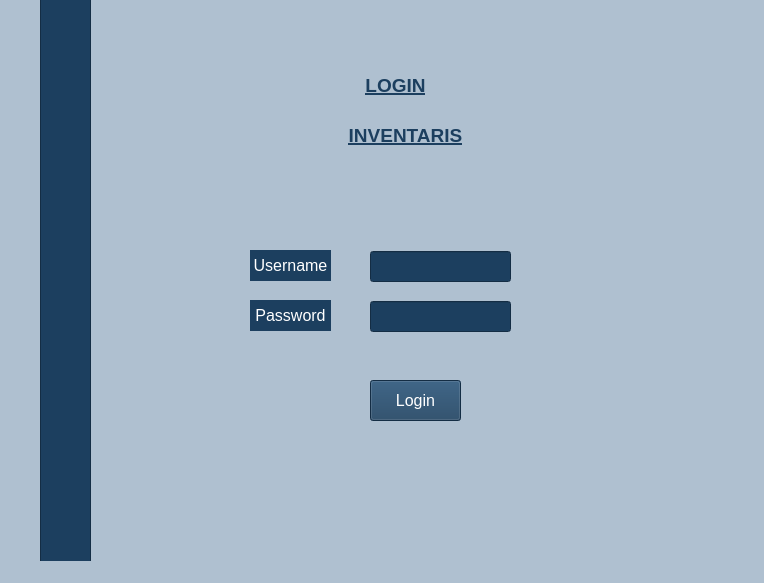
<?xml version="1.0" encoding="UTF-8"?>
<ui version="4.0">
 <class>SiInventaris</class>
 <widget class="QMainWindow" name="SiInventaris">
  <property name="geometry">
   <rect>
    <x>0</x>
    <y>0</y>
    <width>764</width>
    <height>583</height>
   </rect>
  </property>
  <property name="windowTitle">
   <string>SiInventaris</string>
  </property>
  <property name="styleSheet">
   <string notr="true">background-color: rgb(175, 192, 208);</string>
  </property>
  <widget class="QWidget" name="centralwidget">
   <widget class="QLabel" name="label">
    <property name="geometry">
     <rect>
      <x>350</x>
      <y>50</y>
      <width>91</width>
      <height>71</height>
     </rect>
    </property>
    <property name="font">
     <font>
      <pointsize>14</pointsize>
     </font>
    </property>
    <property name="styleSheet">
     <string notr="true">
background-color: rgb(175, 192, 208);</string>
    </property>
    <property name="text">
     <string>&lt;html&gt;&lt;head/&gt;&lt;body&gt;&lt;p&gt;&lt;span style=&quot; font-weight:700; text-decoration: underline; color:#1c3f5f;&quot;&gt;LOGIN&lt;/span&gt;&lt;/p&gt;&lt;/body&gt;&lt;/html&gt;</string>
    </property>
    <property name="alignment">
     <set>Qt::AlignCenter</set>
    </property>
   </widget>
   <widget class="QLabel" name="label_2">
    <property name="geometry">
     <rect>
      <x>330</x>
      <y>100</y>
      <width>151</width>
      <height>71</height>
     </rect>
    </property>
    <property name="font">
     <font>
      <pointsize>14</pointsize>
     </font>
    </property>
    <property name="styleSheet">
     <string notr="true">background-color: rgb(175, 192, 208);</string>
    </property>
    <property name="text">
     <string>&lt;html&gt;&lt;head/&gt;&lt;body&gt;&lt;p&gt;&lt;span style=&quot; font-weight:700; text-decoration: underline; color:#1c3f5f;&quot;&gt;INVENTARIS&lt;/span&gt;&lt;/p&gt;&lt;/body&gt;&lt;/html&gt;</string>
    </property>
    <property name="alignment">
     <set>Qt::AlignCenter</set>
    </property>
   </widget>
   <widget class="QLineEdit" name="usernameLineEdit">
    <property name="geometry">
     <rect>
      <x>370</x>
      <y>251</y>
      <width>141</width>
      <height>31</height>
     </rect>
    </property>
    <property name="styleSheet">
     <string notr="true">color: rgb(255, 255, 255);
background-color: rgb(28, 63, 95);
</string>
    </property>
   </widget>
   <widget class="QLineEdit" name="passwordLineEdit">
    <property name="geometry">
     <rect>
      <x>370</x>
      <y>301</y>
      <width>141</width>
      <height>31</height>
     </rect>
    </property>
    <property name="styleSheet">
     <string notr="true">color: rgb(255, 255, 255);
background-color: rgb(28, 63, 95);
</string>
    </property>
    <property name="echoMode">
     <enum>QLineEdit::Password</enum>
    </property>
   </widget>
   <widget class="QLabel" name="label_3">
    <property name="geometry">
     <rect>
      <x>250</x>
      <y>250</y>
      <width>81</width>
      <height>31</height>
     </rect>
    </property>
    <property name="font">
     <font>
      <pointsize>12</pointsize>
     </font>
    </property>
    <property name="styleSheet">
     <string notr="true">background-color: rgb(28, 63, 95);</string>
    </property>
    <property name="text">
     <string>&lt;html&gt;&lt;head/&gt;&lt;body&gt;&lt;p&gt;&lt;span style=&quot; color:#ffffff;&quot;&gt;Username&lt;/span&gt;&lt;/p&gt;&lt;/body&gt;&lt;/html&gt;</string>
    </property>
    <property name="alignment">
     <set>Qt::AlignCenter</set>
    </property>
   </widget>
   <widget class="QLabel" name="label_4">
    <property name="geometry">
     <rect>
      <x>250</x>
      <y>300</y>
      <width>81</width>
      <height>31</height>
     </rect>
    </property>
    <property name="font">
     <font>
      <pointsize>12</pointsize>
     </font>
    </property>
    <property name="styleSheet">
     <string notr="true">background-color: rgb(62, 171, 192);
background-color: rgb(28, 63, 95);</string>
    </property>
    <property name="text">
     <string>&lt;html&gt;&lt;head/&gt;&lt;body&gt;&lt;p&gt;&lt;span style=&quot; color:#ffffff;&quot;&gt;Password&lt;/span&gt;&lt;/p&gt;&lt;/body&gt;&lt;/html&gt;</string>
    </property>
    <property name="alignment">
     <set>Qt::AlignCenter</set>
    </property>
   </widget>
   <widget class="QPushButton" name="loginButton">
    <property name="geometry">
     <rect>
      <x>370</x>
      <y>380</y>
      <width>91</width>
      <height>41</height>
     </rect>
    </property>
    <property name="font">
     <font>
      <pointsize>12</pointsize>
     </font>
    </property>
    <property name="styleSheet">
     <string notr="true">border-color: rgb(28, 63, 95);
color: rgb(255, 255, 255);
background-color: rgb(28, 63, 95);
</string>
    </property>
    <property name="text">
     <string>Login</string>
    </property>
   </widget>
   <widget class="QLineEdit" name="lineEdit">
    <property name="geometry">
     <rect>
      <x>40</x>
      <y>-60</y>
      <width>51</width>
      <height>861</height>
     </rect>
    </property>
    <property name="styleSheet">
     <string notr="true">background-color: rgb(28, 63, 95);</string>
    </property>
   </widget>
   <zorder>label_2</zorder>
   <zorder>usernameLineEdit</zorder>
   <zorder>passwordLineEdit</zorder>
   <zorder>label_3</zorder>
   <zorder>label_4</zorder>
   <zorder>loginButton</zorder>
   <zorder>label</zorder>
   <zorder>lineEdit</zorder>
  </widget>
  <widget class="QMenuBar" name="menubar">
   <property name="geometry">
    <rect>
     <x>0</x>
     <y>0</y>
     <width>764</width>
     <height>26</height>
    </rect>
   </property>
  </widget>
  <widget class="QStatusBar" name="statusbar"/>
 </widget>
 <resources/>
 <connections/>
</ui>
